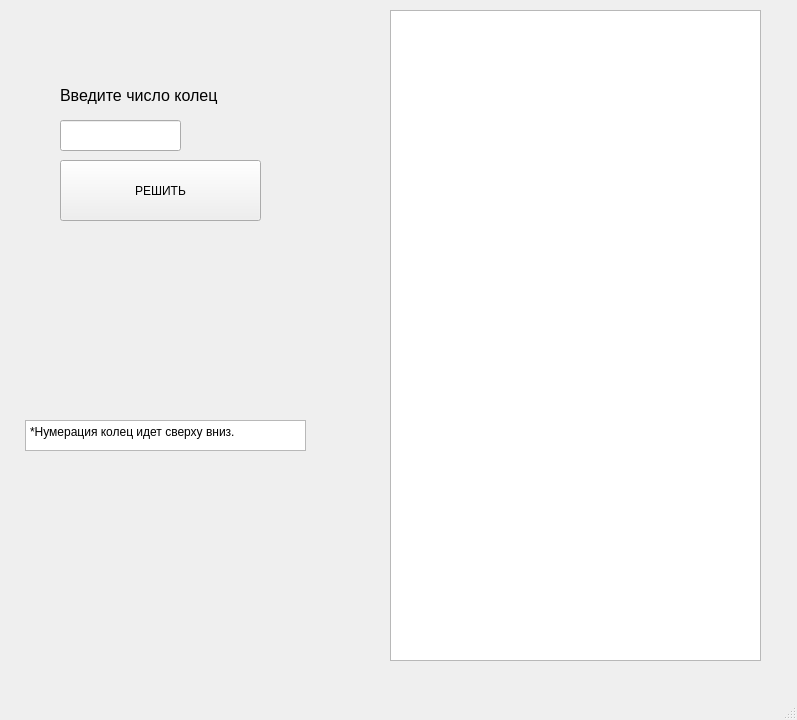
<?xml version="1.0" encoding="UTF-8"?>
<ui version="4.0">
 <class>MainWindow</class>
 <widget class="QMainWindow" name="MainWindow">
  <property name="geometry">
   <rect>
    <x>0</x>
    <y>0</y>
    <width>797</width>
    <height>720</height>
   </rect>
  </property>
  <property name="windowTitle">
   <string>MainWindow</string>
  </property>
  <widget class="QWidget" name="centralwidget">
   <widget class="QListWidget" name="list">
    <property name="geometry">
     <rect>
      <x>390</x>
      <y>10</y>
      <width>371</width>
      <height>651</height>
     </rect>
    </property>
    <property name="verticalScrollBarPolicy">
     <enum>Qt::ScrollBarAsNeeded</enum>
    </property>
   </widget>
   <widget class="QPushButton" name="pushButton">
    <property name="geometry">
     <rect>
      <x>60</x>
      <y>160</y>
      <width>201</width>
      <height>61</height>
     </rect>
    </property>
    <property name="text">
     <string>РЕШИТЬ</string>
    </property>
   </widget>
   <widget class="QLineEdit" name="lineEdit">
    <property name="geometry">
     <rect>
      <x>60</x>
      <y>120</y>
      <width>121</width>
      <height>31</height>
     </rect>
    </property>
    <property name="font">
     <font>
      <pointsize>11</pointsize>
     </font>
    </property>
    <property name="text">
     <string/>
    </property>
   </widget>
   <widget class="QLabel" name="label">
    <property name="geometry">
     <rect>
      <x>60</x>
      <y>70</y>
      <width>221</width>
      <height>51</height>
     </rect>
    </property>
    <property name="font">
     <font>
      <pointsize>12</pointsize>
     </font>
    </property>
    <property name="text">
     <string>Введите число колец</string>
    </property>
   </widget>
   <widget class="QTextBrowser" name="textBrowser">
    <property name="geometry">
     <rect>
      <x>25</x>
      <y>420</y>
      <width>281</width>
      <height>31</height>
     </rect>
    </property>
    <property name="mouseTracking">
     <bool>true</bool>
    </property>
    <property name="verticalScrollBarPolicy">
     <enum>Qt::ScrollBarAlwaysOff</enum>
    </property>
    <property name="html">
     <string>&lt;!DOCTYPE HTML PUBLIC &quot;-//W3C//DTD HTML 4.0//EN&quot; &quot;http://www.w3.org/TR/REC-html40/strict.dtd&quot;&gt;
&lt;html&gt;&lt;head&gt;&lt;meta name=&quot;qrichtext&quot; content=&quot;1&quot; /&gt;&lt;meta charset=&quot;utf-8&quot; /&gt;&lt;style type=&quot;text/css&quot;&gt;
p, li { white-space: pre-wrap; }
hr { height: 1px; border-width: 0; }
li.unchecked::marker { content: &quot;\2610&quot;; }
li.checked::marker { content: &quot;\2612&quot;; }
&lt;/style&gt;&lt;/head&gt;&lt;body style=&quot; font-family:'Segoe UI'; font-size:9pt; font-weight:400; font-style:normal;&quot;&gt;
&lt;p style=&quot; margin-top:0px; margin-bottom:0px; margin-left:0px; margin-right:0px; -qt-block-indent:0; text-indent:0px;&quot;&gt;*Нумерация колец идет сверху вниз.&lt;/p&gt;
&lt;p style=&quot;-qt-paragraph-type:empty; margin-top:0px; margin-bottom:0px; margin-left:0px; margin-right:0px; -qt-block-indent:0; text-indent:0px;&quot;&gt;&lt;br /&gt;&lt;/p&gt;&lt;/body&gt;&lt;/html&gt;</string>
    </property>
   </widget>
  </widget>
  <widget class="QMenuBar" name="menubar">
   <property name="geometry">
    <rect>
     <x>0</x>
     <y>0</y>
     <width>797</width>
     <height>25</height>
    </rect>
   </property>
  </widget>
  <widget class="QStatusBar" name="statusbar"/>
 </widget>
 <resources/>
 <connections/>
</ui>
